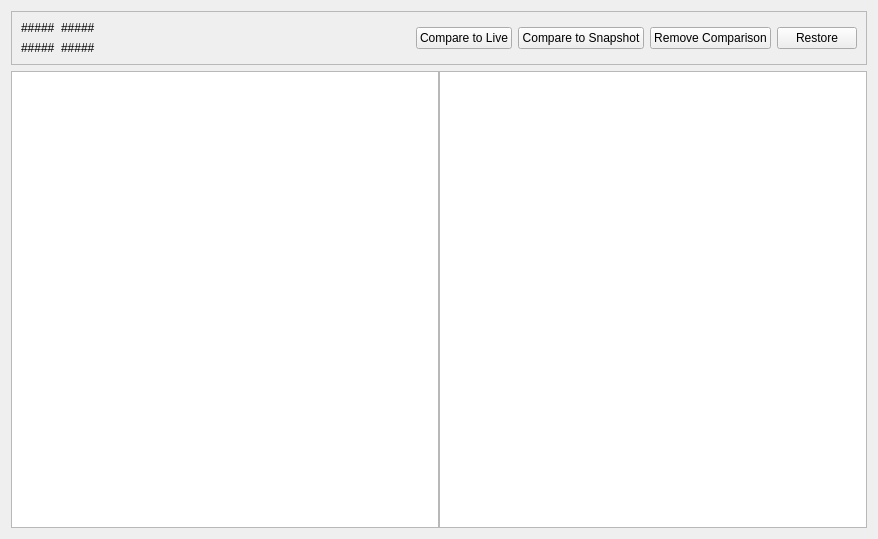
<?xml version="1.0" encoding="UTF-8"?>
<ui version="4.0">
 <class>Form</class>
 <widget class="QWidget" name="Form">
  <property name="geometry">
   <rect>
    <x>0</x>
    <y>0</y>
    <width>878</width>
    <height>539</height>
   </rect>
  </property>
  <property name="windowTitle">
   <string>Form</string>
  </property>
  <layout class="QGridLayout" name="gridLayout_3">
   <property name="horizontalSpacing">
    <number>0</number>
   </property>
   <item row="1" column="0">
    <widget class="SnapshotTableView" name="tableView"/>
   </item>
   <item row="1" column="1">
    <widget class="CompareSnapshotTableView" name="compareTableView"/>
   </item>
   <item row="0" column="0" colspan="2">
    <widget class="QFrame" name="headerFrame">
     <property name="frameShape">
      <enum>QFrame::StyledPanel</enum>
     </property>
     <property name="frameShadow">
      <enum>QFrame::Raised</enum>
     </property>
     <layout class="QGridLayout" name="gridLayout_2" columnstretch="0,0,0,0,0,0,0,0,0">
      <item row="0" column="6">
       <widget class="QPushButton" name="compareSnapshotButton">
        <property name="text">
         <string>Compare to Snapshot</string>
        </property>
       </widget>
      </item>
      <item row="0" column="5">
       <widget class="LiveButton" name="compareLiveButton">
        <property name="text">
         <string>Compare to Live</string>
        </property>
       </widget>
      </item>
      <item row="0" column="4">
       <spacer name="headerSpacer">
        <property name="orientation">
         <enum>Qt::Horizontal</enum>
        </property>
        <property name="sizeHint" stdset="0">
         <size>
          <width>40</width>
          <height>20</height>
         </size>
        </property>
       </spacer>
      </item>
      <item row="0" column="8">
       <widget class="QPushButton" name="restoreButton">
        <property name="text">
         <string>Restore</string>
        </property>
       </widget>
      </item>
      <item row="0" column="0">
       <layout class="QGridLayout" name="gridLayout">
        <item row="0" column="0">
         <widget class="QLabel" name="primarySnapshotLabel">
          <property name="text">
           <string>#####</string>
          </property>
         </widget>
        </item>
        <item row="0" column="1">
         <widget class="QLabel" name="primarySnapshotTitle">
          <property name="text">
           <string>#####</string>
          </property>
         </widget>
        </item>
        <item row="1" column="0">
         <widget class="QLabel" name="secondarySnapshotLabel">
          <property name="text">
           <string>#####</string>
          </property>
         </widget>
        </item>
        <item row="1" column="1">
         <widget class="QLabel" name="secondarySnapshotTitle">
          <property name="text">
           <string>#####</string>
          </property>
         </widget>
        </item>
       </layout>
      </item>
      <item row="0" column="7">
       <widget class="QPushButton" name="removeComparisonButton">
        <property name="text">
         <string>Remove Comparison</string>
        </property>
       </widget>
      </item>
     </layout>
    </widget>
   </item>
  </layout>
 </widget>
 <customwidgets>
  <customwidget>
   <class>SnapshotTableView</class>
   <extends>QTableView</extends>
   <header>superscore.widgets.page.restore</header>
  </customwidget>
  <customwidget>
   <class>LiveButton</class>
   <extends>QPushButton</extends>
   <header location="global">superscore.widgets.page.restore</header>
  </customwidget>
  <customwidget>
   <class>CompareSnapshotTableView</class>
   <extends>QTableView</extends>
   <header>superscore.widgets.page.restore</header>
  </customwidget>
 </customwidgets>
 <resources/>
 <connections/>
</ui>
